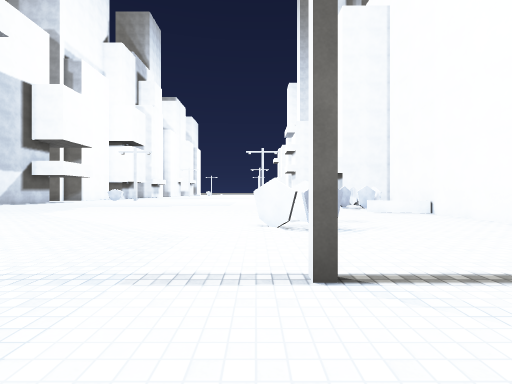
[1] (above)

18 first-person views from a walk through a Unity game level. The camera is 1.4 m above the floor, looks level and sees 85° across. The floor is counted in squares, 2 m on a side. Each view is taken from the middle of a square. On the plan, view 1 faces up. The plan holds only what a view shows up to about 9 squares ahead; the rest is blank. The place goes on beyond the plan. The player is left out. Surface patterns are stand-ins for the level's own textures.

[2]
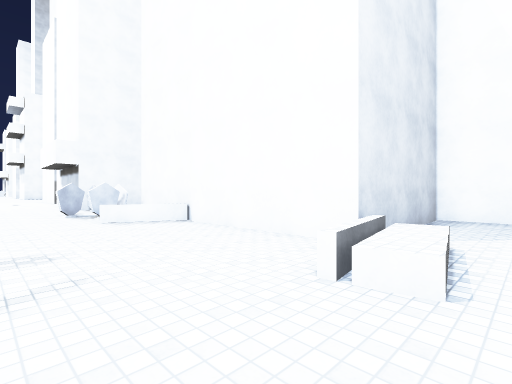

[3]
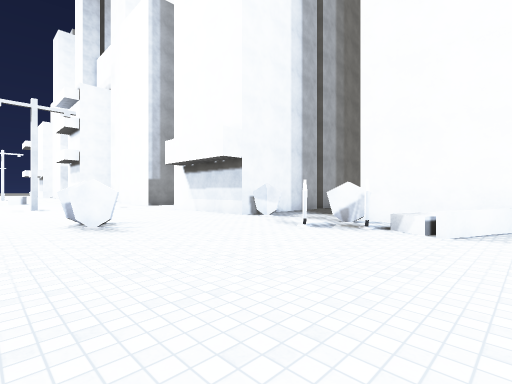

[4]
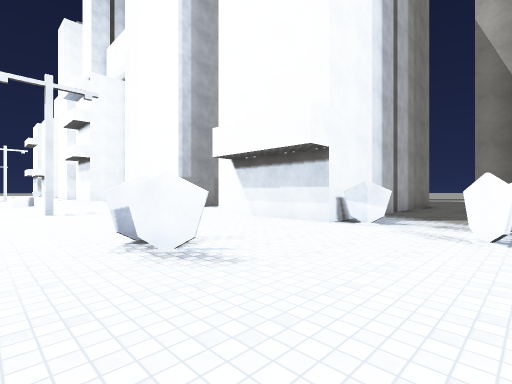

[5]
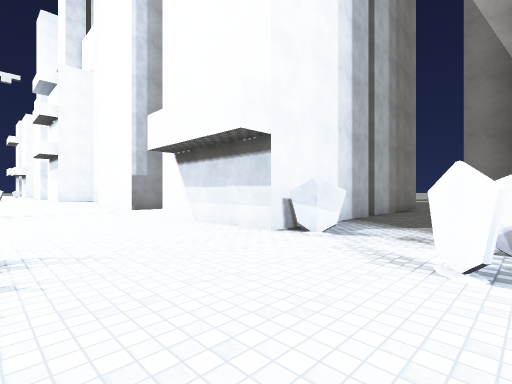

[6]
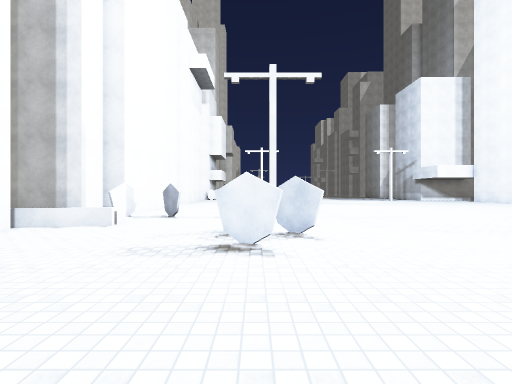

[7]
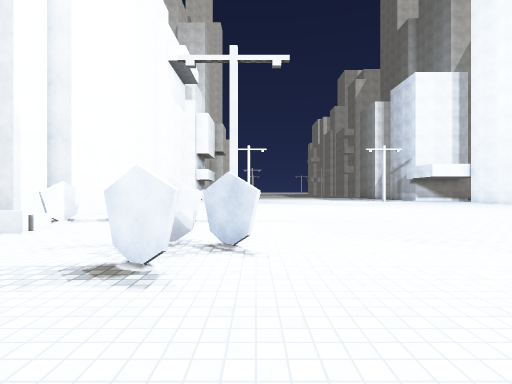

[8]
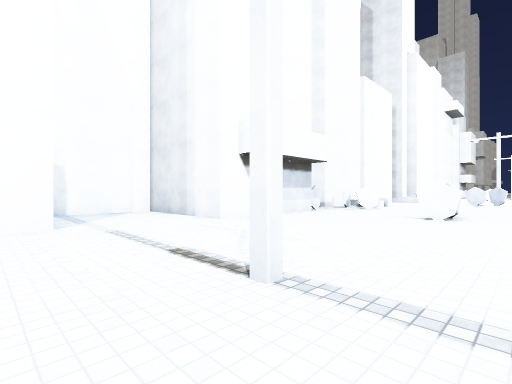

[9]
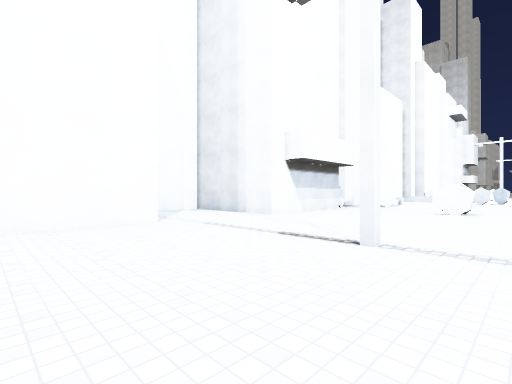

[10]
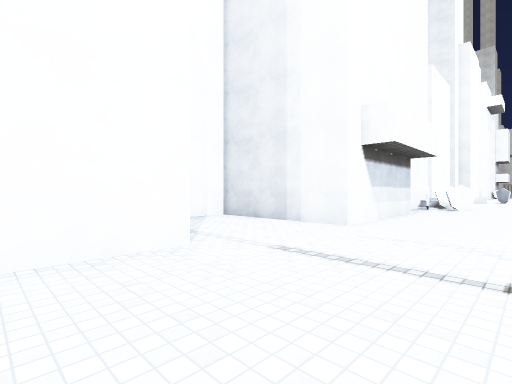

[11]
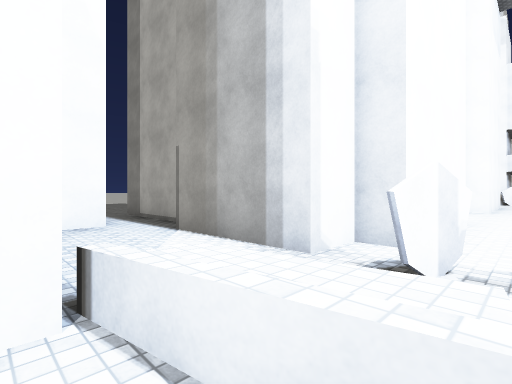

[12]
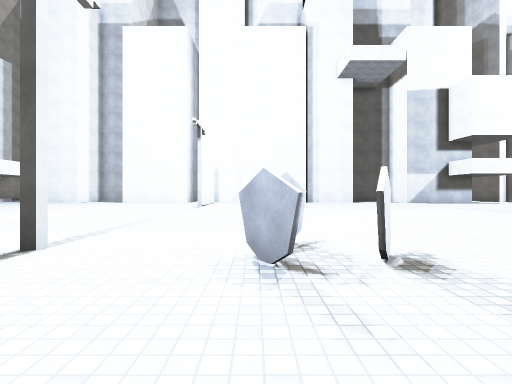

[13]
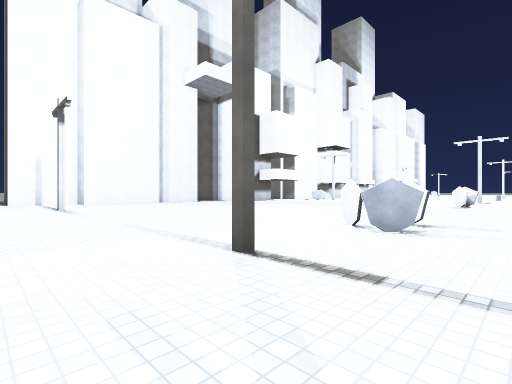

[14]
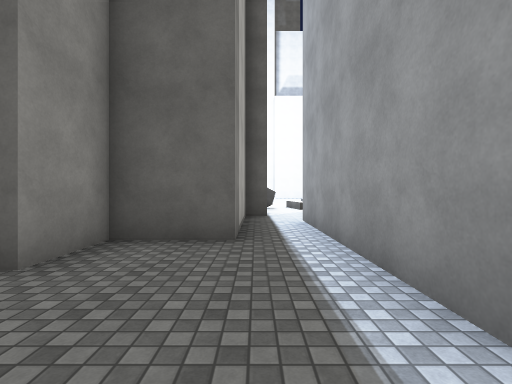

[15]
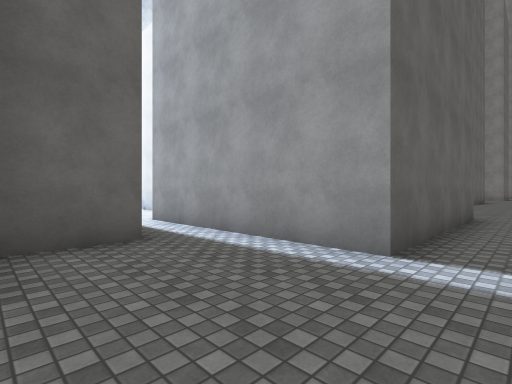

[16]
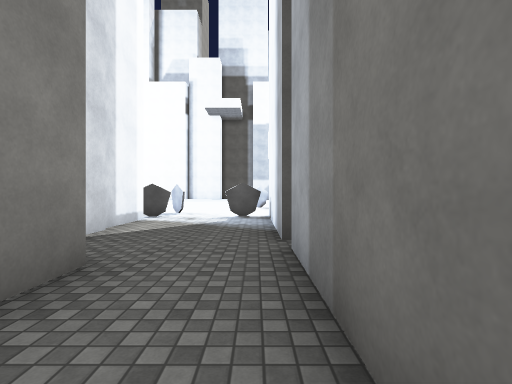

[17]
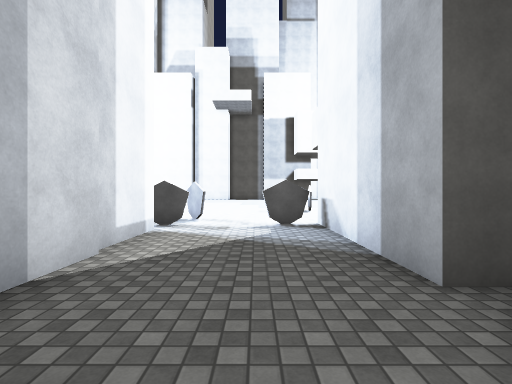

[18]
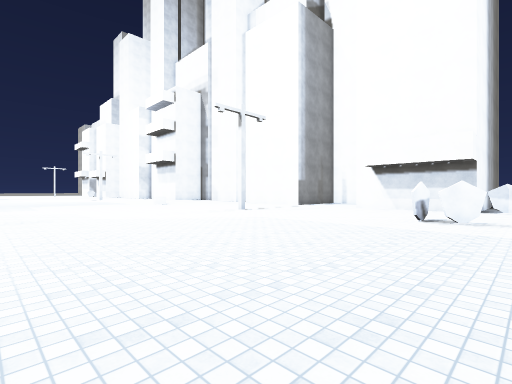

### Floor plan
Points are (right, up) in squares from view 1. A wall is a line through its corners. A room is listed if a view was taken in it or the views show most of it. See-through windows are left out.
Room 1 (views 1, 2, 3, 4, 5, 6, 7, 8, 9, 10, 11, 12, 13, 18)
walls: (4.8, 15.4) (4.8, 19.5) (8.9, 19.5) (8.9, 22.5); (7.8, 12.2) (9.1, 12.2); (8.9, 15.4) (5.6, 15.4); (5.2, 23) (5.2, 25.8); (10.5, 15.4) (9.5, 15.4); (5.2, 0) (5.2, 1.2) (5.7, 1.2) (5.7, 2.3) (8.9, 2.3) (8.9, 1.7) (10.6, 1.7); (9.9, 4.7) (5.7, 4.7) (5.7, 12.2) (7.6, 12.2); (10.1, 3.2) (10.1, 4.9)
low walls: (5.8, 9.1) (4, 9.9) (4.2, 10.6); (4.1, 3.4) (4, 4.3) (6, 4.6); (6, 4.4) (3.9, 4.1)
ways out: opening at (11, 2) to room 2; opening at (10, 14.5) to room 3
objects: other object (0, 6); other object (0, 16) to (1, 16); other object (1, 5); other object (1, 6); other object (1, 15); other object (3, 2) to (4, 2); other object (4, 11) to (5, 11); other object (4, 12); other object (5, 2) to (5, 3); other object (5, 12); other object (5, 14) to (5, 15)
Room 2 (views 14, 15)
walls: (10.6, 1.7) (13, 1.7) (13, -0.1) (14.6, -0.1); (15.9, 8.9) (15.9, 3.2) (10.1, 3.2)
ways out: opening at (11, 2) to room 1; opening at (17, 8) to room 3
Room 3 (views 16, 17)
walls: (12.6, 15.4) (10.5, 15.4); (10.2, 13.4) (11.2, 13.4)
ways out: opening at (10, 14.5) to room 1; opening at (17, 8) to room 2

Positions as (right, up) in squares from view 1, and headings:
1: (0, 0), facing up
2: (2, 3), facing up-right
3: (-1, 9), facing up-right
4: (-1, 12), facing up-right
5: (1, 12), facing up-right
6: (1, 10), facing down
7: (0, 9), facing down
8: (-1, 24), facing down-right
9: (-1, 26), facing down-right
10: (2, 25), facing down-right
11: (4, 5), facing down-right
12: (4, 5), facing left
13: (3, 0), facing up-left
14: (17, 2), facing left
15: (17, 0), facing up-left
16: (13, 15), facing left
17: (11, 14), facing left
18: (-7, 14), facing up-right
